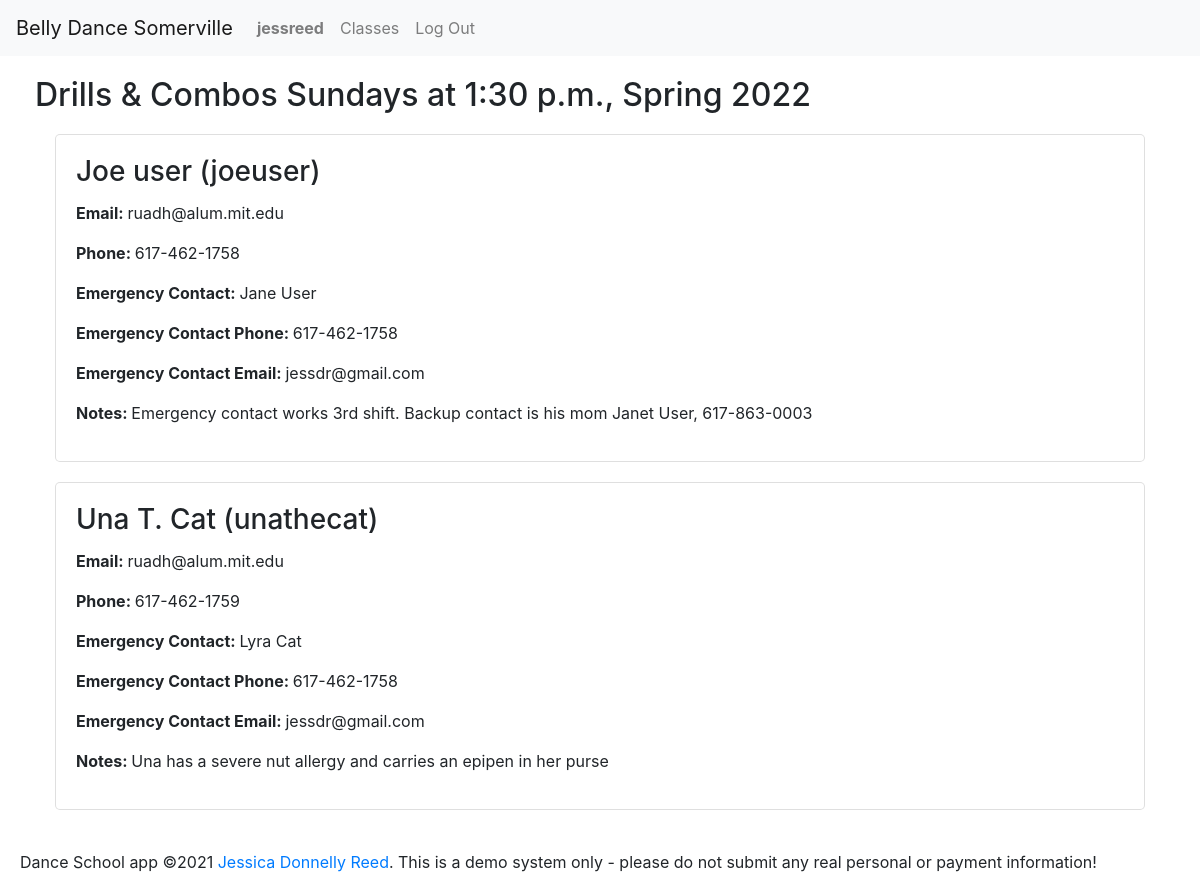
The page /contact-sheet/8 (signed in) on the database as committed earlier.
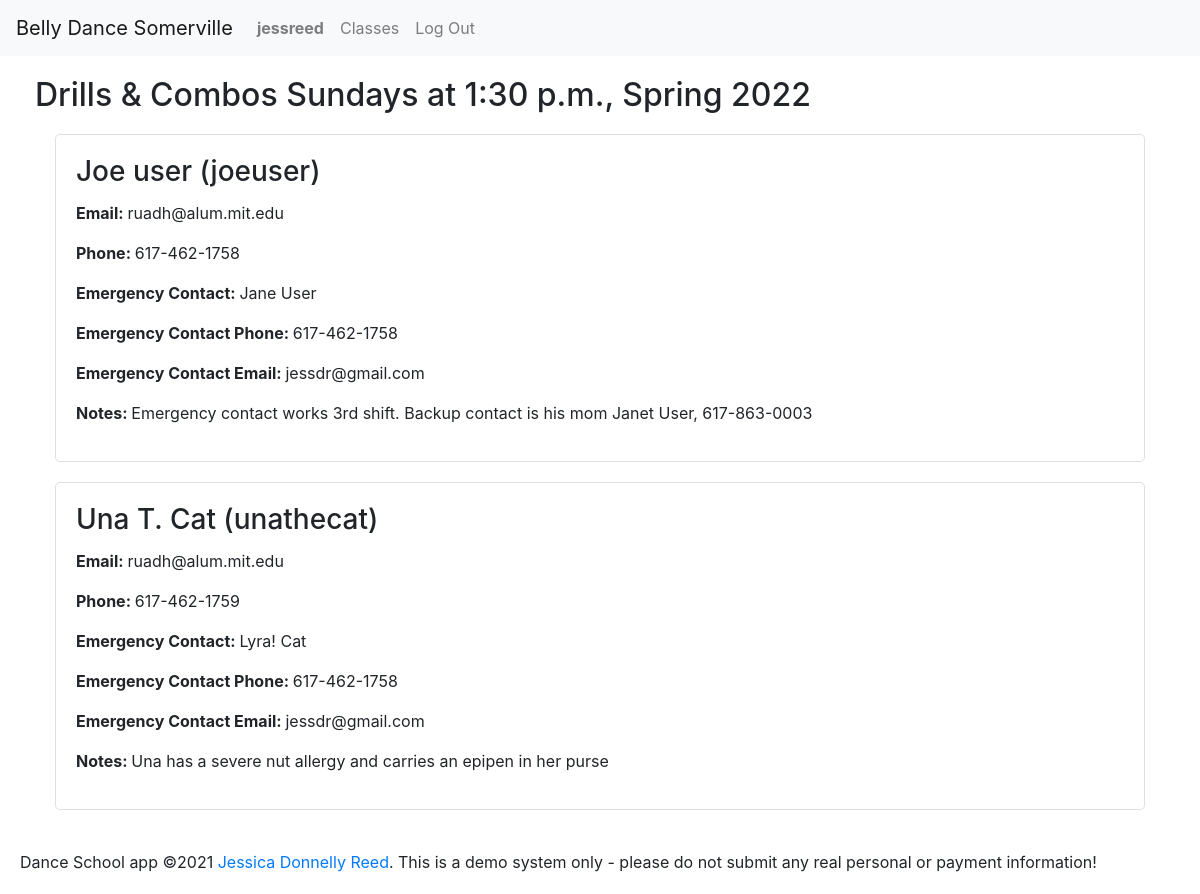
The same page on the database as committed later.
### enrollment/models.py (models this page shows, shortened)
class User(AbstractUser):
    timezone = models.CharField(max_length=32, choices=TIMEZONES,
                                default=settings.DEFAULT_TIMEZONE)
    first_name = models.CharField(max_length=128, null=False, blank=False)
    last_name = models.CharField(max_length=128, null=False, blank=False)
    email = models.EmailField(max_length=254, null=False, blank=False)
    phone = models.CharField(max_length=32, null=True, blank=True)
    emergency_first = models.CharField(max_length=128, null=True, blank=True)
    emergency_last = models.CharField(max_length=128, null=True, blank=True)
    emergency_email = models.EmailField(max_length=254, null=True, blank=True)
    emergency_phone = models.CharField(max_length=32, null=True, blank=True)
    accept_terms = models.DateTimeField(null=True, blank=True)
    contact_sheet_notes = models.CharField(
        max_length=2048, null=True, blank=True)
    def __str__(self):
        return f'{self.first_name} {self.last_name} ({self.username})'

### enrollment/views.py (the view)
# urls.py: path('contact-sheet/<int:id>', views.contact_sheet, name='contact_sheet'),
@login_required
def contact_sheet(request, id):
    if request.user.is_staff:
        try:
            offering = Offering.objects.get(id=id)
        except Offering.DoesNotExist:
            offering = None
            students = None
        try:
            students = User.objects.filter(
                orders__line_items__offering=offering)
        except User.DoesNotExist:
            students = None
        return render(request, 'enrollment/contact-sheet.html', {
            'offering': offering,
            'students': students
        })
    else:
        return render(request, 'enrollment/contact-sheet.html', {
            'offerings': None,
            'message': 'You are not authorized to view this page'
        })

### enrollment/context_processors.py (called while the page is built)
def global_settings(request):
    return {
    'DEFAULT_TIMEZONE': settings.DEFAULT_TIMEZONE,
    'TIME_FORMAT': settings.TIME_FORMAT,
    'DATE_FORMAT': settings.DATE_FORMAT,
    'DATE_TIME_FORMAT': settings.DATE_TIME_FORMAT,
    'DATE_TIME_FORMAT_NO_YEAR': settings.DATE_TIME_FORMAT_NO_YEAR,
    'DATE_TIME_TIMEZONE_FORMAT': settings.DATE_TIME_TIMEZONE_FORMAT,
    'SCHOOL_NAME': settings.SCHOOL_NAME,
    'SCHOOL_POLICIES': settings.SCHOOL_POLICIES,
    'NO_OFFERINGS': settings.NO_OFFERINGS,
    }

### enrollment/models.py (called while the page is built)
    def __str__(self):
        return self.name

    @property
    def weekday_name(self):
        return settings.WEEKDAYS[self.weekday][1]

### enrollment/templates/enrollment/contact-sheet.html (shortened to what this page needs)
{% extends "enrollment/layout.html" %}
{% block body %}
<div class="row">
    <div class="col-md">
        {% if offering %}
            <h2>{{offering.course.title}} {{offering.weekday_name}}s at {{offering.start_time}}, {{offering.semester}}</h2>
            {% if students %}
                {% for student in students %}
                    <div class="card">
                        <div class="card-body">
                            <h3 class="card-title">{{student}}</h3>
                            <p><span class="label">Email:  </span>{{student.email}}</p>
                            <p><span class="label">Phone:  </span>{{student.phone}}</p>
                            <p><span class="label">Emergency Contact:  </span>{{student.emergency_first}} {{student.emergency_last}}</p>
                            <p><span class="label">Emergency Contact Phone:  </span>{{student.emergency_phone}}</p>
                            <p><span class="label">Emergency Contact Email:  </span>{{student.emergency_email}}</p>
                            <p><span class="label">Notes:  </span>{{student.contact_sheet_notes|default_if_none:""}}</p>
                        </div>
                    </div>
                {% endfor %}
            {% else %}
            <h3>No students enrolled.</h3>
            {% endif %}
        {% endif %}
    </div>
</div>
{% endblock %}

Rows that differ between the two databases and show on the page:
changed User "Una T. Cat (unathecat)": emergency_first "Lyra" → "Lyra!"
